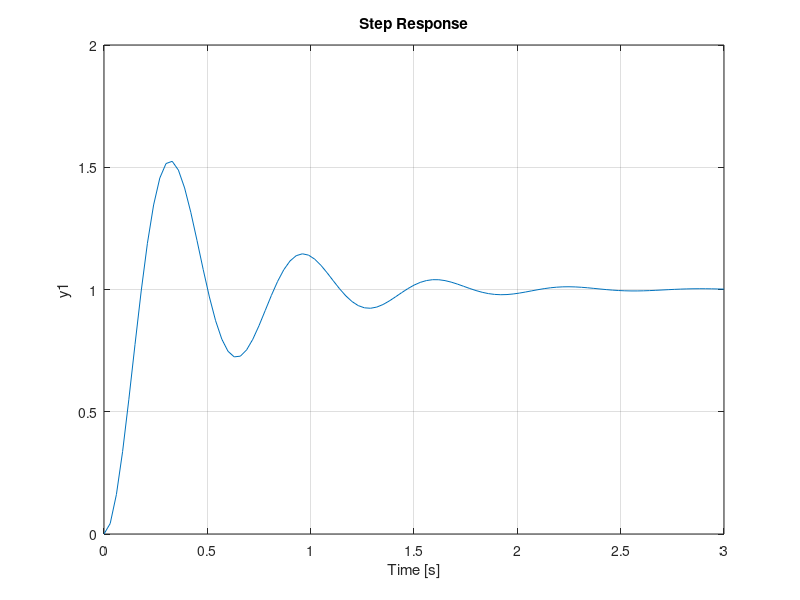

Write MATLAB code to recreate this figure.
k_dc = 1;
w_n = 10;
zeta = 0.2;

s = tf('s');
G1 = k_dc*w_n^2/(s^2 + 2*zeta*w_n*s + w_n^2);

pzmap(G1)
axis([-3 1 -15 15])

step(G1)
axis([0 3 0 2])